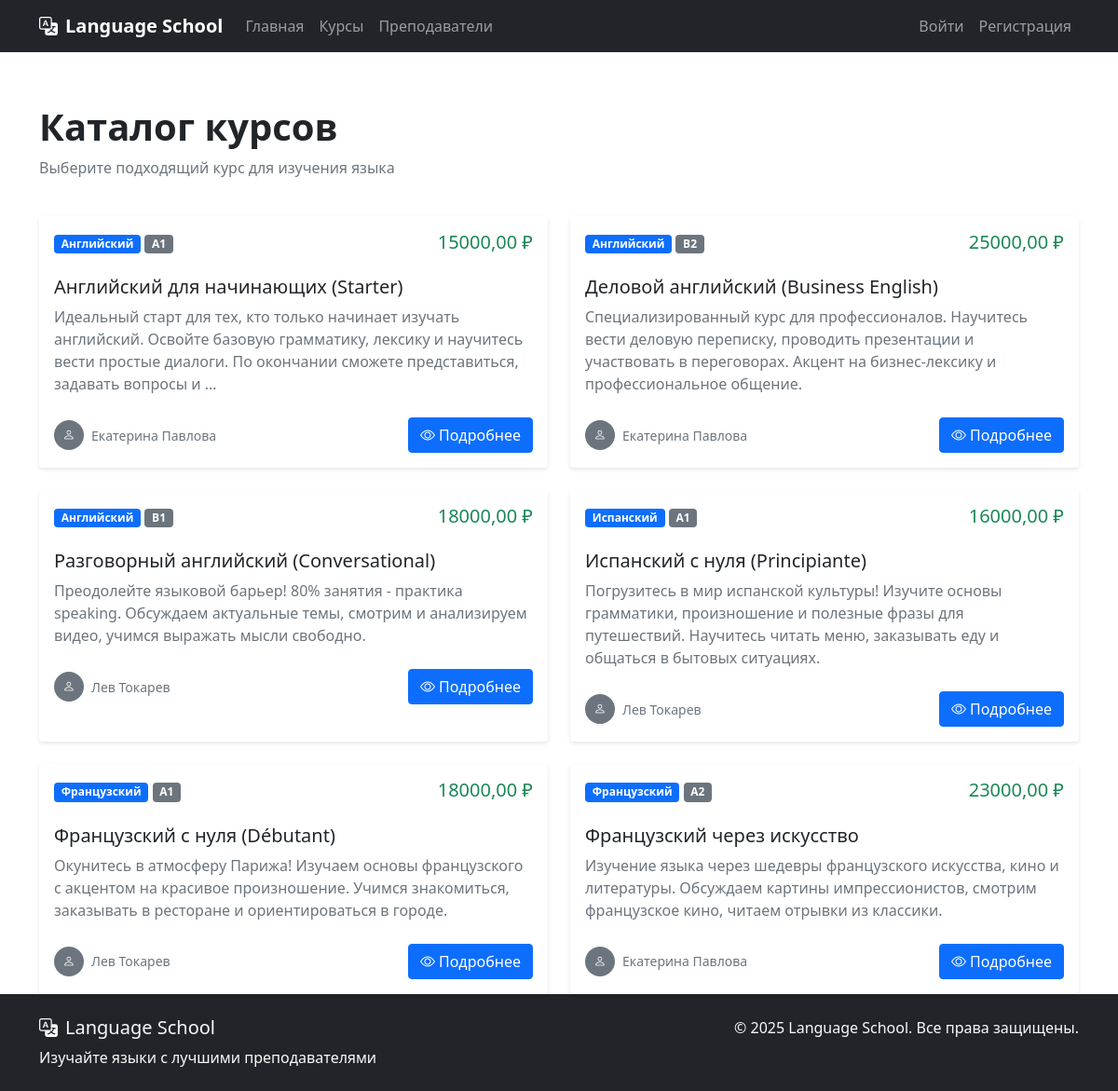
Page /courses/ on the committed database.
### school/models.py (models this page shows, shortened)
class Course(models.Model):
    title = models.CharField(max_length=200)
    description = models.TextField()
    language = models.ForeignKey(Language, on_delete=models.CASCADE)
    level = models.ForeignKey(Level, on_delete=models.CASCADE)
    price = models.DecimalField(max_digits=10, decimal_places=2, validators=[MinValueValidator(0)])
    duration = models.CharField(max_length=100)
    teacher = models.ForeignKey(Teacher, on_delete=models.CASCADE)
    is_active = models.BooleanField(default=True)
    created_at = models.DateTimeField(auto_now_add=True)

class Language(models.Model):
    name = models.CharField(max_length=100)

class Level(models.Model):
    name = models.CharField(max_length=100)
    description = models.TextField()

class Teacher(models.Model):
    user = models.OneToOneField(User, on_delete=models.CASCADE)
    bio = models.TextField()
    photo = models.ImageField(upload_to='teachers/', null=True, blank=True)
    languages = models.ManyToManyField(Language)

### school/views.py (the view)
# urls.py: path('courses/', views.course_list, name='course_list'),
def course_list(request):
    courses = Course.objects.filter(is_active=True)
    return render(request, 'school/course_list.html', {'courses': courses})

### school/templates/school/course_list.html (shortened to what this page needs)
{% extends 'school/base.html' %}
{% block content %}
<div class="container">
    <div class="row mb-4 mt-4">
        <div class="col">
            <h1 class="fw-bold">Каталог курсов</h1>
            <p class="text-muted">Выберите подходящий курс для изучения языка</p>
        </div>
    </div>
    <div class="row g-4">
        {% for course in courses %}
        <div class="col-lg-6">
            <div class="card course-card">
                <div class="card-body">
                    <div class="d-flex justify-content-between align-items-start mb-3">
                        <div>
                            <span class="badge bg-primary mb-2">{{ course.language.name }}</span>
                            <span class="badge bg-secondary">{{ course.level.name }}</span>
                        </div>
                        <span class="h5 text-success mb-0">{{ course.price }} ₽</span>
                    </div>
                    <h5 class="card-title">{{ course.title }}</h5>
                    <p class="card-text text-muted">{{ course.description|truncatewords:25 }}</p>
                    <div class="d-flex justify-content-between align-items-center mt-4">
                        <div class="d-flex align-items-center">
                            {% if course.teacher.photo %}
                            <img src="{{ course.teacher.photo.url }}" alt="{{ course.teacher.user.get_full_name }}"
                                 class="rounded-circle me-2" width="32" height="32">
                            {% else %}
                            <div class="rounded-circle bg-secondary me-2 d-flex align-items-center justify-content-center"
                                 style="width: 32px; height: 32px;">
                                <i class="bi bi-person text-white" style="font-size: 0.8rem;"></i>
                            </div>
                            {% endif %}
                            <small class="text-muted">{{ course.teacher.user.get_full_name }}</small>
                        </div>
                        <a href="{% url 'course_detail' course.pk %}" class="btn btn-primary">
                            <i class="bi bi-eye me-1"></i>Подробнее
                        </a>
                    </div>
                </div>
            </div>
        </div>
        {% endfor %}
    </div>
</div>
{% endblock %}

### school/templates/school/base.html (style rules this page uses)
html, body { height: 100%; margin: 0; padding: 0; }
body { display: flex; flex-direction: column; min-height: 100vh; }
.course-card { border: none; box-shadow: 0 2px 4px rgba(0,0,0,0.1); transition: all 0.3s ease; height: 100%; }

### rows in the picture
Course: language.name "Английский", level.name "А1", price "15000,00", title "Английский для начинающих (Starter)", description "Идеальный старт для тех, кто только начинает изучать английский. Освойте базовую грамматику, лексику и научитесь вести простые диалоги. По окончании сможете представиться, задавать вопросы и …", teacher.user.get_full_name "Екатерина Павлова"
Course: language.name "Английский", level.name "B2", price "25000,00", title "Деловой английский (Business English)", description "Специализированный курс для профессионалов. Научитесь вести деловую переписку, проводить презентации и участвовать в переговорах. Акцент на бизнес-лексику и профессиональное общение.", teacher.user.get_full_name "Екатерина Павлова"
Course: language.name "Английский", level.name "B1", price "18000,00", title "Разговорный английский (Conversational)", description "Преодолейте языковой барьер! 80% занятия - практика speaking. Обсуждаем актуальные темы, смотрим и анализируем видео, учимся выражать мысли свободно.", teacher.user.get_full_name "Лев Токарев"
Course: language.name "Испанский", level.name "А1", price "16000,00", title "Испанский с нуля (Principiante)", description "Погрузитесь в мир испанской культуры! Изучите основы грамматики, произношение и полезные фразы для путешествий. Научитесь читать меню, заказывать еду и общаться в бытовых ситуациях.", teacher.user.get_full_name "Лев Токарев"
Course: language.name "Французский", level.name "А1", price "18000,00", title "Французский с нуля (Débutant)", description "Окунитесь в атмосферу Парижа! Изучаем основы французского с акцентом на красивое произношение. Учимся знакомиться, заказывать в ресторане и ориентироваться в городе.", teacher.user.get_full_name "Лев Токарев"
Course: language.name "Французский", level.name "А2", price "23000,00", title "Французский через искусство", description "Изучение языка через шедевры французского искусства, кино и литературы. Обсуждаем картины импрессионистов, смотрим французское кино, читаем отрывки из классики.", teacher.user.get_full_name "Екатерина Павлова"
